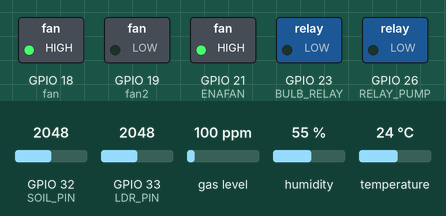
A sketch run on a simulated ESP32. Parts: switched loads named in the sketch (green lamp = pin HIGH). The test bench sets the inputs (shaded band); at power-on: GPIO 32 (SOIL_PIN) = 2048, GPIO 33 (LDR_PIN) = 2048, gas level 100 ppm, humidity 55 %, temperature 24 °C. WiFi joins after 1.5 s; servers stay silent unless stated; what the sketch prints to the serial monitor is not drawn.

Above: at 9.0 s.
9.1 s: GPIO 32 (SOIL_PIN) set to 3278
At 12.5 s:
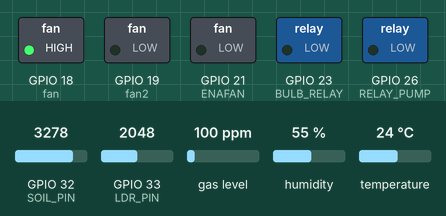
21.0 s: GPIO 32 (SOIL_PIN) set to 3401
At 26.7 s:
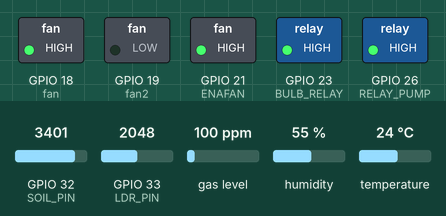
At 30.9 s:
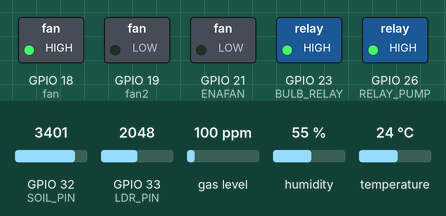
Timing chart, 0 to 36.4 s (numbered marks = the images above; inputs shaded):
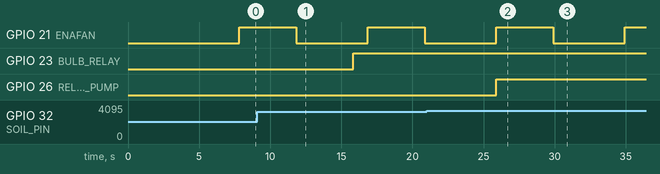

Measured:
- the behaviour switches between 3342 and 3343 on GPIO 32 (SOIL_PIN) (found by bisection; images 1 and 2)
- after the input at 21.0 s, GPIO 26 (RELAY_PUMP): LOW → HIGH after 4.9 s

The sketch:

Complete.ino
```cpp
/************ BLYNK CONFIG ************/
#define BLYNK_TEMPLATE_ID "TMPL33wSwIpvB"
#define BLYNK_TEMPLATE_NAME "Greenhouse Monitoring and Control System"
#define BLYNK_AUTH_TOKEN "nXZ1OWqfJpubOU9RmiajKTpk3iwnzZyF"

/************ LIBRARIES ************/
#include <WiFi.h>
#include <WiFiClient.h>
#include <BlynkSimpleEsp32.h>
#include "DHT.h"
#include <MQUnifiedsensor.h>

/************ WIFI ************/
char ssid[] = "SHEN";
char pass[] = "123456789";

/************ PINS ************/
#define DHTPIN       15
#define DHTTYPE      DHT11
#define SOIL_PIN     32
#define RELAY_PUMP   26

#define fan    18
#define fan2   19
#define ENAFAN 21

#define MQ135_PIN    34

#define LDR_PIN      33
#define BULB_RELAY   23

/************ OBJECTS ************/
DHT dht(DHTPIN, DHTTYPE);

#define BOARD "ESP-32"
#define VOLTAGE 3.3
#define ADC_RES 12
#define RATIO_CLEAN_AIR 3.6

MQUnifiedsensor MQ135(BOARD, VOLTAGE, ADC_RES, MQ135_PIN, "MQ-135");

BlynkTimer timer;

/************ VARIABLES ************/
int moisturePercent = 0;
bool pumpRunning = false;
bool fanState = false;

float temperature = 0;
float humidity = 0;
float co2_percent = 0;

int ldrThreshold = 1500;

// 🔹 BLYNK FAN CONTROL VARIABLES
bool manualFanControl = false;
bool manualFanRequestedState = false;

/************ VIRTUAL PINS ************/
#define VP_TEMP V3
#define VP_HUM  V4
#define VP_SOIL V5
#define VP_PUMP V6
#define VP_FAN  V7
#define VP_CO2  V11

/************ SOIL MAP ************/
const int AirValue = 4095;
const int WaterValue = 1200;

/************ FUNCTIONS ************/
int getMoisturePercent(int raw) {
  raw = constrain(raw, WaterValue, AirValue);
  return map(raw, AirValue, WaterValue, 0, 100);
}

void sendToBlynk() {
  Blynk.virtualWrite(VP_TEMP, temperature);
  Blynk.virtualWrite(VP_HUM, humidity);
  Blynk.virtualWrite(VP_SOIL, moisturePercent);
  Blynk.virtualWrite(VP_PUMP, pumpRunning);
  Blynk.virtualWrite(VP_FAN, fanState ? 1 : 0);
  Blynk.virtualWrite(VP_CO2, co2_percent);
}

/************ BLYNK FAN CONTROL ************/
BLYNK_WRITE(VP_FAN) {
  int v = param.asInt();
  if (v == 1) {
    manualFanControl = true;
    manualFanRequestedState = true;
    digitalWrite(ENAFAN, HIGH);
    fanState = true;
    Serial.println("🌀 BLYNK: Manual Fan ON");
  } else {
    manualFanControl = false;
    manualFanRequestedState = false;
    Serial.println("🌀 BLYNK: Manual Fan OFF → Auto mode");
  }
  Blynk.virtualWrite(VP_FAN, fanState ? 1 : 0);
}
/************ SETUP ************/
void setup() {
  Serial.begin(115200);
  delay(1000);

  pinMode(RELAY_PUMP, OUTPUT);
  pinMode(fan, OUTPUT);
  pinMode(fan2, OUTPUT);
  pinMode(ENAFAN, OUTPUT);
  pinMode(BULB_RELAY, OUTPUT);

  digitalWrite(RELAY_PUMP, LOW);
  digitalWrite(BULB_RELAY, LOW);
  digitalWrite(fan, HIGH);
  digitalWrite(fan2, LOW);
  digitalWrite(ENAFAN, LOW);
  fanState = false;
  pumpRunning = false;

  dht.begin();

  MQ135.setRegressionMethod(1);
  MQ135.setA(110.47);
  MQ135.setB(-2.862);

  Serial.print("Calibrating MQ-135");
  float r0 = 0;
  for (int i = 0; i < 10; i++) {
    MQ135.update();
    r0 += MQ135.calibrate(RATIO_CLEAN_AIR);
    Serial.print(".");
    delay(500);
  }
  MQ135.setR0(r0 / 10);
  Serial.println(" ✅ DONE");

  Blynk.begin(BLYNK_AUTH_TOKEN, ssid, pass);
  timer.setInterval(5000L, sendToBlynk);

  Serial.println("🌱 GREENHOUSE SYSTEM STARTED 🌱");
}

/************ LOOP ************/
void loop() {
  Blynk.run();
  timer.run();

  /************ SOIL ************/
  int soilRaw = analogRead(SOIL_PIN);
  moisturePercent = getMoisturePercent(soilRaw);

  /************ DHT ************/
  float t = dht.readTemperature();
  float h = dht.readHumidity();
  if (!isnan(t) && !isnan(h)) {
    temperature = t;
    humidity = h;
  }

  /************ PUMP CONTROL ************/
  if (moisturePercent <= 25 && !pumpRunning) {
    digitalWrite(RELAY_PUMP, HIGH);
    pumpRunning = true;
    Serial.println("💧 Soil Dry → Pump ON");
  }
  else if (moisturePercent >= 50 && pumpRunning) {
    digitalWrite(RELAY_PUMP, LOW);
    pumpRunning = false;
    Serial.println("💧 Soil Wet → Pump OFF");
  }

  /************ MQ135 ************/
  MQ135.update();
  float ppm = MQ135.readSensor();
  co2_percent = ppm / 10000.0;
  co2_percent = constrain(co2_percent, 0.03, 0.50);

  // Fan Control
  if (manualFanControl) {
    digitalWrite(ENAFAN, manualFanRequestedState ? HIGH : LOW);
    fanState = manualFanRequestedState;
    delay(200);
  } else {
    digitalWrite(ENAFAN, HIGH);
    fanState = true;
    Serial.println("AUTO FAN ON");
    delay(4000);
    digitalWrite(ENAFAN, LOW);
    fanState = false;
    Serial.println("AUTO FAN OFF");
    delay(4000);
  }

  /************ SERIAL OUTPUT (ALL PARAMETERS) ************/
  Serial.print("🌡 Temp: ");
  Serial.print(temperature);
  Serial.print(" °C | 💧 Humidity: ");
  Serial.print(humidity);
  Serial.print(" % | 🌱 Soil: ");
  Serial.print(moisturePercent);
  Serial.print("% | Pump: ");
  Serial.print(pumpRunning ? "ON" : "OFF");
  Serial.print(" | CO2: ");
  Serial.print(co2_percent * 100);
  Serial.println(" %");

  /************ 🌞🌑 LDR BULB CONTROL ************/
  int ldrValue = analogRead(LDR_PIN);
  Serial.print("☀️ LDR: ");
  Serial.print(ldrValue);

  if (ldrValue > ldrThreshold) {
    digitalWrite(BULB_RELAY, HIGH);
    Serial.println(" 🌑 DARK → Bulb ON");
  } else {
    digitalWrite(BULB_RELAY, LOW);
    Serial.println(" ☀️ LIGHT → Bulb OFF");
  }

  delay(1000);
}
```
